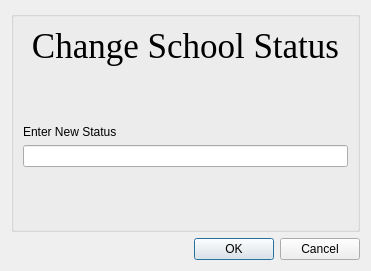
<?xml version="1.0" encoding="UTF-8"?>
<ui version="4.0">
 <class>DialogChangeStatus</class>
 <widget class="QDialog" name="DialogChangeStatus">
  <property name="geometry">
   <rect>
    <x>0</x>
    <y>0</y>
    <width>371</width>
    <height>271</height>
   </rect>
  </property>
  <property name="windowTitle">
   <string>Dialog</string>
  </property>
  <layout class="QVBoxLayout" name="verticalLayout">
   <item>
    <widget class="QGroupBox" name="groupBox">
     <property name="title">
      <string/>
     </property>
     <layout class="QVBoxLayout" name="verticalLayout_2">
      <item>
       <widget class="QLabel" name="label">
        <property name="font">
         <font>
          <family>Times New Roman</family>
          <pointsize>26</pointsize>
         </font>
        </property>
        <property name="text">
         <string>Change School Status</string>
        </property>
        <property name="alignment">
         <set>Qt::AlignCenter</set>
        </property>
       </widget>
      </item>
      <item>
       <spacer name="verticalSpacer_2">
        <property name="orientation">
         <enum>Qt::Vertical</enum>
        </property>
        <property name="sizeHint" stdset="0">
         <size>
          <width>20</width>
          <height>40</height>
         </size>
        </property>
       </spacer>
      </item>
      <item>
       <widget class="QLabel" name="label_2">
        <property name="text">
         <string>Enter New Status</string>
        </property>
       </widget>
      </item>
      <item>
       <widget class="QLineEdit" name="lineEditNewStatus">
        <property name="text">
         <string/>
        </property>
       </widget>
      </item>
      <item>
       <spacer name="verticalSpacer_3">
        <property name="orientation">
         <enum>Qt::Vertical</enum>
        </property>
        <property name="sizeHint" stdset="0">
         <size>
          <width>20</width>
          <height>40</height>
         </size>
        </property>
       </spacer>
      </item>
     </layout>
    </widget>
   </item>
   <item>
    <widget class="QDialogButtonBox" name="buttonBox">
     <property name="orientation">
      <enum>Qt::Horizontal</enum>
     </property>
     <property name="standardButtons">
      <set>QDialogButtonBox::Cancel|QDialogButtonBox::Ok</set>
     </property>
    </widget>
   </item>
  </layout>
 </widget>
 <resources/>
 <connections>
  <connection>
   <sender>buttonBox</sender>
   <signal>accepted()</signal>
   <receiver>DialogChangeStatus</receiver>
   <slot>accept()</slot>
   <hints>
    <hint type="sourcelabel">
     <x>248</x>
     <y>254</y>
    </hint>
    <hint type="destinationlabel">
     <x>157</x>
     <y>274</y>
    </hint>
   </hints>
  </connection>
  <connection>
   <sender>buttonBox</sender>
   <signal>rejected()</signal>
   <receiver>DialogChangeStatus</receiver>
   <slot>reject()</slot>
   <hints>
    <hint type="sourcelabel">
     <x>316</x>
     <y>260</y>
    </hint>
    <hint type="destinationlabel">
     <x>286</x>
     <y>274</y>
    </hint>
   </hints>
  </connection>
 </connections>
</ui>
